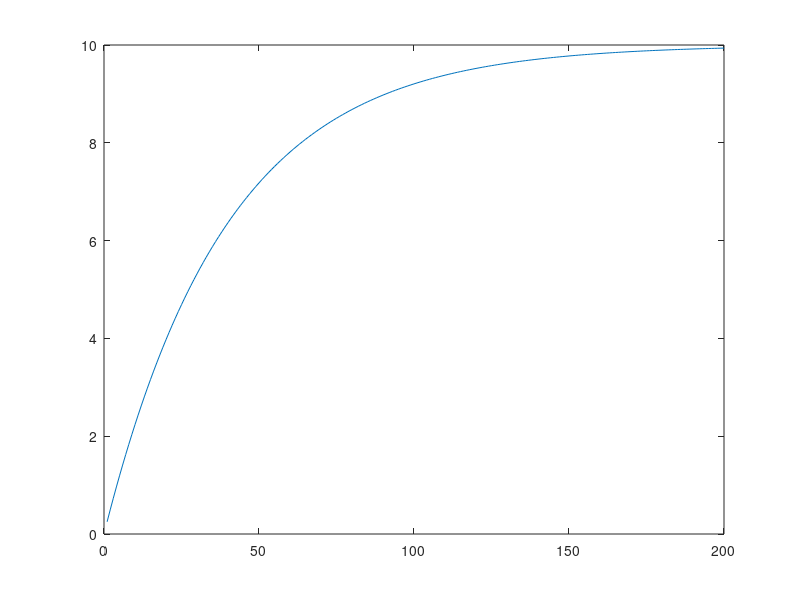

Reproduce this figure in MATLAB.
% Basic integrate-and-fire neuron 
% R Rao 2007

clear, close all
% input current
I =  0.250% nA

% capacitance and leak resistance
C = 1 % nF
R = 40 % M ohms

% I & F implementation dV/dt = - V/RC + I/C
% Using h = 1 ms step size, Euler method

V = 0;
tstop = 200;
abs_ref = 5; % absolute refractory period 
ref = 0; % absolute refractory period counter
V_trace = []; % voltage trace for plotting
V_th = 10; % spike threshold

for t = 1:tstop
  
   if ~ref
     V = V - (V/(R*C)) + (I/C)
   else
     ref = ref - 1;
     V = 0.2*V_th; % reset voltage
   end
   
   if (V > V_th)
     V = 50;  % emit spike
     ref = abs_ref; % set refractory counter
   end

   V_trace = [V_trace V];

end

  plot(V_trace)